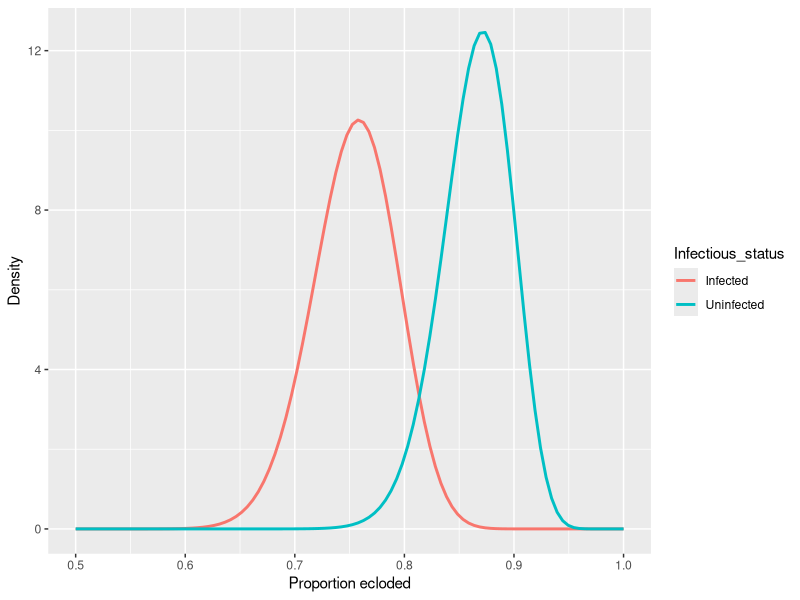
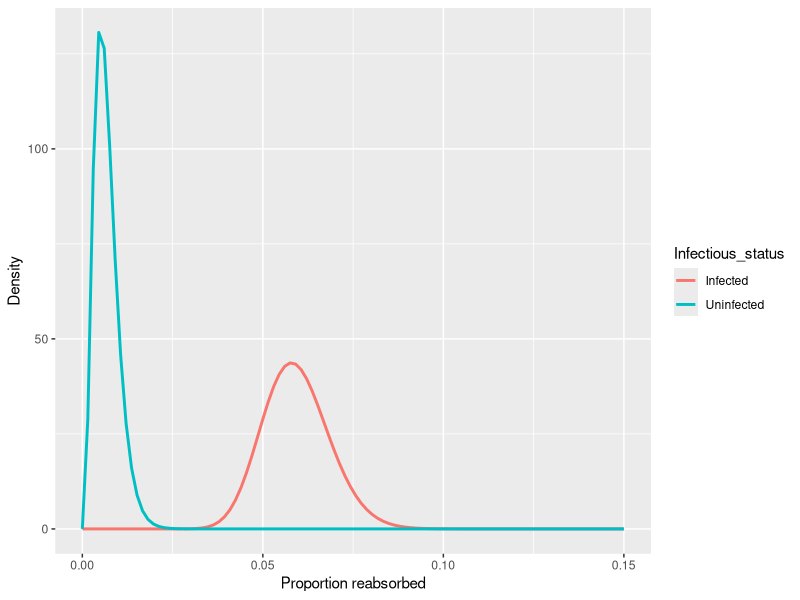

The R script that drew these images, in order:
library(ggplot2)
betaconf<-function(alpha, x, n, a = 1, b = 1, CP = "FALSE"){
  ## Will construct (1-alpha)% confidence intervals for p = x/n using the beta distribution
  if(CP=="TRUE"){  
    lower <- 1 - qbeta(1-(alpha/2), n + x - 1, x)
    upper <- 1 - qbeta(alpha/2, n - x, x + 1)
  }else{
    lower <- qbeta(alpha/2, a + x, b + n - x)
    upper <- qbeta(1-(alpha/2), a + x, b + n - x)  
  } 
  return(c(lower, upper))
  # CP stands for Clopper-Pearson
  # Default is 'Bayesian' with an uniform prior over p (a=b=1)
}
# The data
outE <- cbind(c(91, 29),c(95, 14))# Eclosion
colnames(outE) <-c("Infected", "Uninfected")
rownames(outE) <-c("Ecloded", "Non-ecloded")
print(outE)
#
outR <- cbind(c(38, 618), c(3, 588)) # Reabsorption
colnames(outR) <- c("Infected", "Uninfected")
rownames(outR) <- c("Reabsorbed", "Vitelogenic")
print(outR)

## Calculating proportions and CIs
a <- b <- 1 # to ease future changes to informative priors
rhoI <- round(outE[1,1]/(outE[1, 1] + outE[2, 1]), 2)
rhoU <- round(outE[1,2]/(outE[1, 2] + outE[2, 2]), 2)
confI <- round(betaconf(.05,outE[1, 1], outE[1, 1] + outE[2, 1]), 2)
confU <- round(betaconf(.05,outE[1, 2], outE[1, 1] + outE[2, 2]), 2)
(c(rhoI, confI))
(c(rhoU, confU))

rho.rI <- round(outR[1,1]/(outR[1, 1] + outR[2, 1]), 2)
rho.rU <- round(outR[1,2]/(outR[1, 2] + outR[2, 2]), 2)
confrI <- round(betaconf(.05,outR[1, 1], outR[1, 1] + outR[2, 1]), 2)
confrU <- round(betaconf(.05,outR[1, 2], outR[1, 2] + outR[2, 2]), 2)
(c(rho.rI, confrI))
(c(rho.rU, confrU))

## Plotting 
xE <- seq(.5, 1, length.out = 100)
yEU <- dbeta(xE, outE[1, 2] + a, b + outE[2, 2])
yEI <- dbeta(xE, outE[1, 1] + a, b + outE[2, 1])
plotdtE <- data.frame(Ex = rep(xE, 2), Ey = c(yEU, yEI),
                     Infectious_status = c(rep("Uninfected", 100), rep("Infected", 100)))

xR <- seq(0, .15, length.out = 100)
yRU <- dbeta(xR, outR[1, 2] + a, b + outR[2, 2])
yRI <- dbeta(xR, outR[1, 1] + a, b + outR[2, 1])
plotdtR <- data.frame(Rx = rep(xR, 2), Ry = c(yRU, yRI),
                     Infectious_status = c(rep("Uninfected", 100), rep("Infected", 100)) )

pdf(file = "figs/eclosion.pdf")
ggplot(plotdtE, aes(x = Ex, y = Ey)) +
  scale_x_continuous("Proportion ecloded") +
  scale_y_continuous("Density") +
  guides(fill=FALSE)+
  geom_line(aes(colour = Infectious_status), size = 1)+
  labs(fill="Infectious status")
dev.off()

pdf(file = "figs/reabsorption.pdf")
ggplot(plotdtR, aes(x = Rx, y = Ry)) +
  scale_x_continuous("Proportion reabsorbed") +
  scale_y_continuous("Density") +
  guides(fill=FALSE)+
  geom_line(aes(colour = Infectious_status), size = 1)+
  labs(fill="Infectious status")
dev.off()